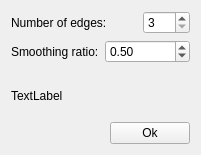
<?xml version="1.0" encoding="UTF-8"?>
<ui version="4.0">
 <class>AddParamPoly</class>
 <widget class="QWidget" name="AddParamPoly">
  <property name="geometry">
   <rect>
    <x>0</x>
    <y>0</y>
    <width>201</width>
    <height>155</height>
   </rect>
  </property>
  <property name="windowTitle">
   <string>Spolygon fibers</string>
  </property>
  <layout class="QGridLayout" name="gridLayout">
   <item row="5" column="0">
    <layout class="QHBoxLayout" name="horizontalLayout_4">
     <item>
      <spacer name="horizontalSpacer_2">
       <property name="orientation">
        <enum>Qt::Horizontal</enum>
       </property>
       <property name="sizeHint" stdset="0">
        <size>
         <width>40</width>
         <height>20</height>
        </size>
       </property>
      </spacer>
     </item>
     <item>
      <widget class="QPushButton" name="pushButton_ok">
       <property name="text">
        <string>Ok</string>
       </property>
      </widget>
     </item>
    </layout>
   </item>
   <item row="2" column="0">
    <widget class="QLabel" name="label_3">
     <property name="text">
      <string/>
     </property>
    </widget>
   </item>
   <item row="4" column="0">
    <spacer name="verticalSpacer">
     <property name="orientation">
      <enum>Qt::Vertical</enum>
     </property>
     <property name="sizeHint" stdset="0">
      <size>
       <width>20</width>
       <height>40</height>
      </size>
     </property>
    </spacer>
   </item>
   <item row="0" column="0">
    <layout class="QHBoxLayout" name="horizontalLayout">
     <item>
      <widget class="QLabel" name="label">
       <property name="text">
        <string>Number of edges:</string>
       </property>
      </widget>
     </item>
     <item>
      <spacer name="horizontalSpacer">
       <property name="orientation">
        <enum>Qt::Horizontal</enum>
       </property>
       <property name="sizeHint" stdset="0">
        <size>
         <width>40</width>
         <height>20</height>
        </size>
       </property>
      </spacer>
     </item>
     <item>
      <widget class="QSpinBox" name="spinBox_edges">
       <property name="minimum">
        <number>3</number>
       </property>
       <property name="maximum">
        <number>100</number>
       </property>
       <property name="value">
        <number>3</number>
       </property>
      </widget>
     </item>
    </layout>
   </item>
   <item row="1" column="0">
    <layout class="QHBoxLayout" name="horizontalLayout_2">
     <item>
      <widget class="QLabel" name="label_2">
       <property name="text">
        <string>Smoothing ratio:</string>
       </property>
      </widget>
     </item>
     <item>
      <layout class="QHBoxLayout" name="horizontalLayout_3"/>
     </item>
     <item>
      <widget class="QDoubleSpinBox" name="spinBox_smoothRatio">
       <property name="maximum">
        <double>1.000000000000000</double>
       </property>
       <property name="singleStep">
        <double>0.100000000000000</double>
       </property>
       <property name="value">
        <double>0.500000000000000</double>
       </property>
      </widget>
     </item>
    </layout>
   </item>
   <item row="3" column="0">
    <widget class="QLabel" name="label_4">
     <property name="text">
      <string>TextLabel</string>
     </property>
    </widget>
   </item>
  </layout>
 </widget>
 <resources>
  <include location="icons.qrc"/>
 </resources>
 <connections/>
</ui>
